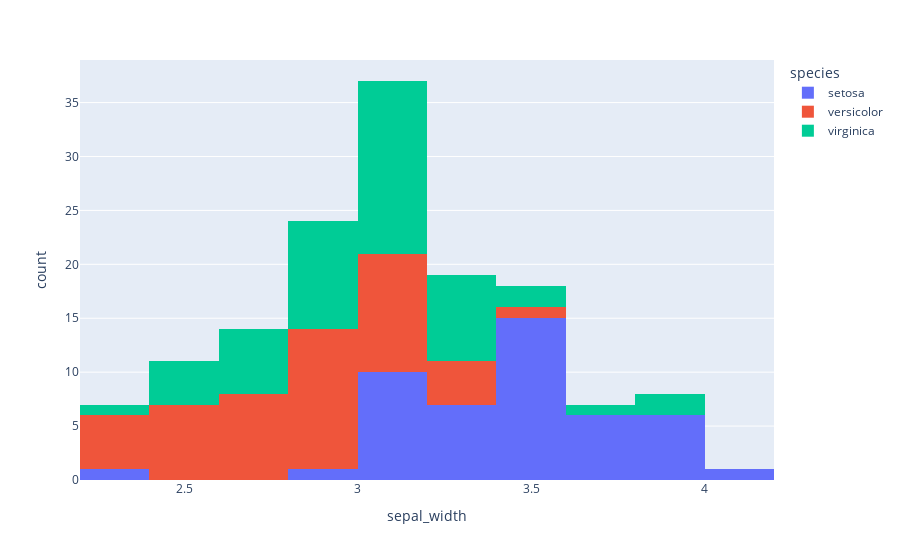

The code cell stored with this chart in its notebook:
### Code cell
#histogram for sepal width how data is distributed after outlier removal
px.histogram(df_clean,x="sepal_width",color="species")

### Figure 1 — Plotly figure (JSON) as saved in the notebook; plotly's stock layout.template omitted (floating-point values rounded to 4 significant figures)
{"data": [{"bingroup": "x", "hovertemplate": "species=setosa<br>sepal_width=%{x}<br>count=%{y}<extra></extra>", "legendgroup": "setosa", "marker": {"color": "#636efa", "pattern": {"shape": ""}}, "name": "setosa", "orientation": "v", "showlegend": true, "type": "histogram", "x": [3.5, 3.0, 3.2, 3.1, 3.6, 3.9, 3.4, 3.4, 2.9, 3.1, 3.7, 3.4, 3.0, 3.0, 4.0, 3.9, 3.5, 3.8, 3.8, 3.4, 3.7, 3.6, 3.3, 3.4, 3.0, 3.4, 3.5, 3.4, 3.2, 3.1, 3.4, 3.1, 3.2, 3.5, 3.6, 3.0, 3.4, 3.5, 2.3, 3.2, 3.5, 3.8, 3.0, 3.8, 3.2, 3.7, 3.3], "xaxis": "x", "yaxis": "y"}, {"bingroup": "x", "hovertemplate": "species=versicolor<br>sepal_width=%{x}<br>count=%{y}<extra></extra>", "legendgroup": "versicolor", "marker": {"color": "#EF553B", "pattern": {"shape": ""}}, "name": "versicolor", "orientation": "v", "showlegend": true, "type": "histogram", "x": [3.2, 3.2, 3.1, 2.3, 2.8, 2.8, 3.3, 2.4, 2.9, 2.7, 3.0, 2.2, 2.9, 2.9, 3.1, 3.0, 2.7, 2.2, 2.5, 3.2, 2.8, 2.5, 2.8, 2.9, 3.0, 2.8, 3.0, 2.9, 2.6, 2.4, 2.4, 2.7, 2.7, 3.0, 3.4, 3.1, 2.3, 3.0, 2.5, 2.6, 3.0, 2.6, 2.3, 2.7, 3.0, 2.9, 2.9, 2.5, 2.8], "xaxis": "x", "yaxis": "y"}, {"bingroup": "x", "hovertemplate": "species=virginica<br>sepal_width=%{x}<br>count=%{y}<extra></extra>", "legendgroup": "virginica", "marker": {"color": "#00cc96", "pattern": {"shape": ""}}, "name": "virginica", "orientation": "v", "showlegend": true, "type": "histogram", "x": [3.3, 2.7, 3.0, 2.9, 3.0, 3.0, 2.5, 2.9, 2.5, 3.6, 3.2, 2.7, 3.0, 2.5, 2.8, 3.2, 3.0, 3.8, 2.6, 2.2, 3.2, 2.8, 2.8, 2.7, 3.3, 3.2, 2.8, 3.0, 2.8, 3.0, 2.8, 3.8, 2.8, 2.8, 2.6, 3.0, 3.4, 3.1, 3.0, 3.1, 3.1, 3.1, 2.7, 3.2, 3.3, 3.0, 2.5, 3.0, 3.4, 3.0], "xaxis": "x", "yaxis": "y"}], "layout": {"barmode": "relative", "legend": {"title": {"text": "species"}, "tracegroupgap": 0}, "margin": {"t": 60}, "xaxis": {"anchor": "y", "domain": [0, 1], "title": {"text": "sepal_width"}}, "yaxis": {"anchor": "x", "domain": [0, 1], "title": {"text": "count"}}}}
